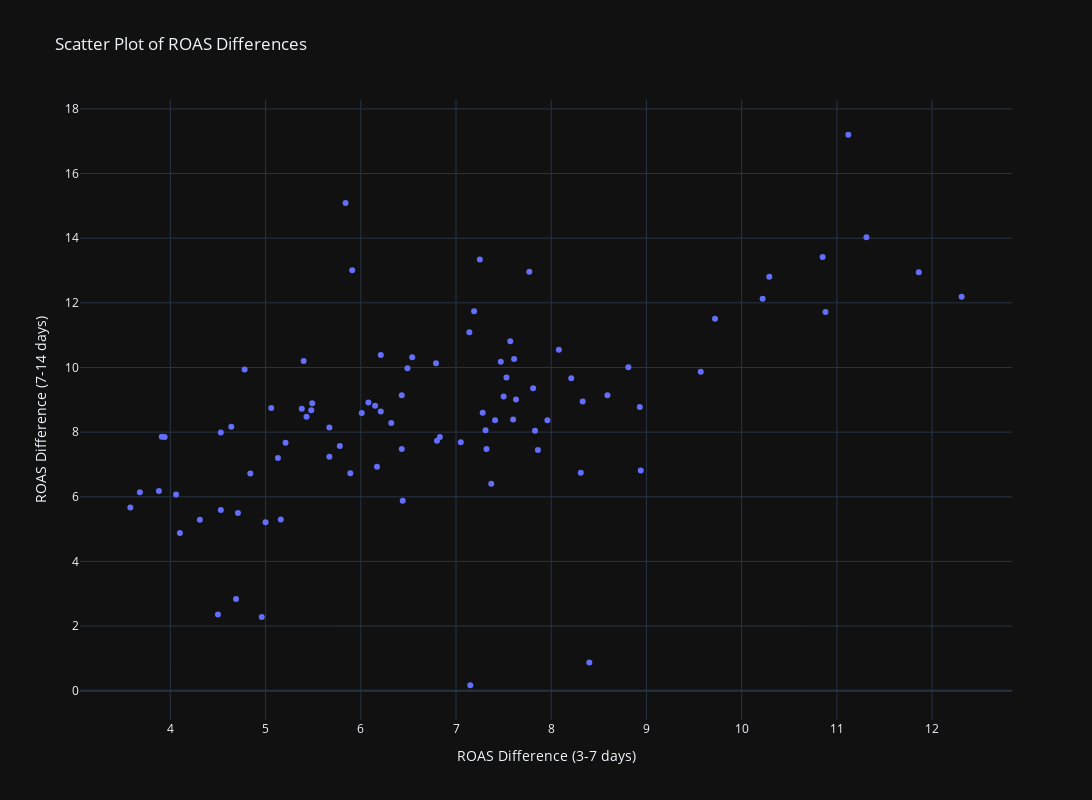

The code cell stored with this chart in its notebook:
### Markdown cell above
# Multivariate analysis for rule identification

### Code cell
import pandas as pd
import plotly.express as px

# Assuming percentage_df is your DataFrame
percentage_df = pd.DataFrame({
    'roas_d3_7': 100 * (bi_report['recycle_worths_7day_rate'] - bi_report['recycle_worths_3day_rate']),
    'roas_d7_14': 100 * (bi_report['recycle_worths_14day_rate'] - bi_report['recycle_worths_7day_rate'])
})

# Create a scatter plot with size and color based on 'installs' and 'channel'
fig = px.scatter(percentage_df, x='roas_d3_7', y='roas_d7_14', title='Scatter Plot of ROAS Differences',
                 labels={'roas_d3_7': 'ROAS Difference (3-7 days)', 'roas_d7_14': 'ROAS Difference (7-14 days)'},
                 template='plotly_dark',
                 hover_data=['roas_d3_7', 'roas_d7_14']
                 )

# Customize the layout
fig.update_layout(
    width=1700,
    height=800,
    xaxis=dict(title_text='ROAS Difference (3-7 days)'),
    yaxis=dict(title_text='ROAS Difference (7-14 days)'),
    legend=dict(title='Legend Title'),
    showlegend=True
)

# Show the plot
fig.show()

### Figure 1 — Plotly figure (JSON) as saved in the notebook; plotly's stock layout.template omitted (floating-point values rounded to 4 significant figures)
{"data": [{"hovertemplate": "ROAS Difference (3-7 days)=%{x}<br>ROAS Difference (7-14 days)=%{y}<extra></extra>", "legendgroup": "", "marker": {"color": "#636efa", "symbol": "circle"}, "mode": "markers", "name": "", "orientation": "v", "showlegend": false, "type": "scatter", "x": [7.15, 8.4, 4.96, 4.69, 4.5, 5.0, 5.16, 4.53, 5.21, 7.86, 3.88, 5.89, 8.08, 7.19, 8.21, 8.33, 7.77, 7.5, 5.49, 4.1, 6.49, 4.64, 7.6, 10.88, 7.61, 6.21, 6.15, 7.57, 8.93, 6.01, 7.81, 8.31, 5.38, 10.29, 7.14, 7.53, 3.58, 6.44, 5.78, 4.31, 10.85, 5.84, 5.4, 8.59, 6.79, 4.06, 6.43, 7.41, 5.06, 6.17, 3.94, 5.13, 6.21, 6.08, 8.81, 7.47, 3.91, 7.28, 9.72, 5.43, 6.83, 4.71, 6.8, 7.31, 11.12, 8.94, 6.43, 5.67, 4.84, 9.57, 6.32, 7.96, 10.22, 7.32, 7.83, 7.25, 3.68, 11.86, 7.37, 12.31, 5.91, 7.63, 7.05, 4.78, 5.67, 4.53, 6.54, 5.48, 11.31], "xaxis": "x", "y": [0.17, 0.87, 2.28, 2.84, 2.36, 5.21, 5.3, 7.99, 7.67, 7.45, 6.18, 6.73, 10.55, 11.74, 9.67, 8.95, 12.96, 9.1, 8.89, 4.88, 9.98, 8.17, 8.39, 11.72, 10.26, 8.64, 8.82, 10.81, 8.78, 8.59, 9.36, 6.74, 8.72, 12.81, 11.09, 9.69, 5.67, 5.88, 7.57, 5.29, 13.42, 15.09, 10.2, 9.14, 10.13, 6.07, 9.14, 8.37, 8.75, 6.93, 7.85, 7.2, 10.39, 8.92, 10.01, 10.18, 7.86, 8.6, 11.51, 8.48, 7.85, 5.5, 7.73, 8.06, 17.2, 6.81, 7.48, 7.24, 6.72, 9.87, 8.28, 8.37, 12.13, 7.48, 8.04, 13.34, 6.14, 12.95, 6.4, 12.19, 13.01, 9.01, 7.69, 9.94, 8.14, 5.59, 10.32, 8.68, 14.03], "yaxis": "y"}], "layout": {"height": 800, "legend": {"title": {"text": "Legend Title"}, "tracegroupgap": 0}, "showlegend": true, "title": {"text": "Scatter Plot of ROAS Differences"}, "width": 1700, "xaxis": {"anchor": "y", "domain": [0, 1], "title": {"text": "ROAS Difference (3-7 days)"}}, "yaxis": {"anchor": "x", "domain": [0, 1], "title": {"text": "ROAS Difference (7-14 days)"}}}}
